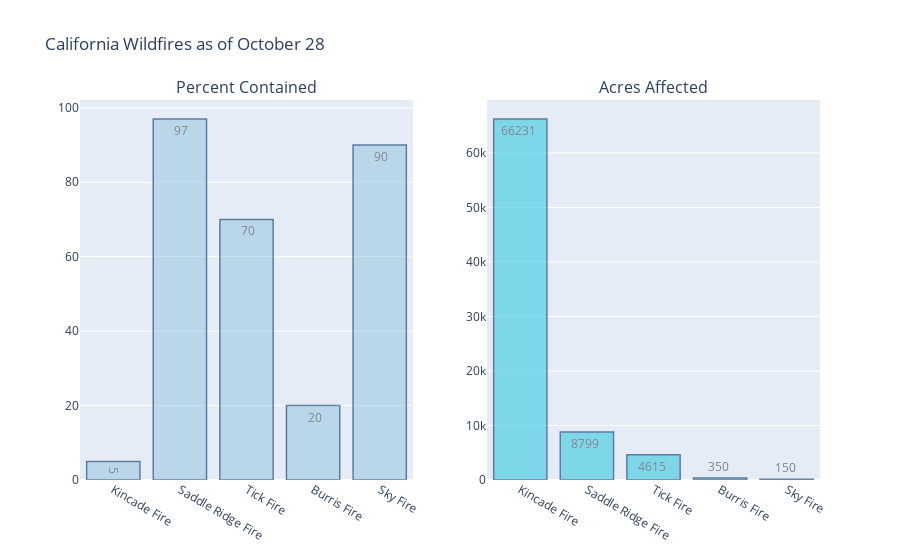

Here is the notebook cell this chart was saved with:
### Code cell
from plotly.subplots import make_subplots

fig = make_subplots(rows=1, cols=2, column_widths=[0.7, 0.7],
                   subplot_titles=("Percent Contained", "Acres Affected"))

fig.add_trace(go.Bar(x=df['name'][:5], y=df['%_numeric'][:5],
                                    text=y, textposition = 'auto',
                                    marker=dict(
                                        color='rgb(158,202,225)',
                                        line=dict(
                                            color='rgb(8,48,107)',
                                            width=1.5)), opacity=0.6), row=1, col=1)

fig.add_trace(go.Bar(x=df['name'][:5], y=df['acres'][:5],
                            text=y2,
    textposition = 'auto',
    marker=dict(
        color='rgb(58,200,225)',
        line=dict(
            color='rgb(8,48,107)',
            width=1.5),
         ),
    opacity=0.6), row=1, col=2)
             
fig.update_layout(showlegend=False, title_text="California Wildfires as of October 28")            

fig.show()

### Figure 1 — Plotly figure (JSON) as saved in the notebook; plotly's stock layout.template omitted (floating-point values rounded to 4 significant figures)
{"data": [{"marker": {"color": "rgb(158,202,225)", "line": {"color": "rgb(8,48,107)", "width": 1.5}}, "opacity": 0.6, "text": [" 5", " 97", " 70", " 20", " 90"], "textposition": "auto", "type": "bar", "x": ["Kincade Fire", "Saddle Ridge Fire", "Tick Fire", "Burris Fire", "Sky Fire "], "xaxis": "x", "y": [" 5", " 97", " 70", " 20", " 90"], "yaxis": "y"}, {"marker": {"color": "rgb(58,200,225)", "line": {"color": "rgb(8,48,107)", "width": 1.5}}, "opacity": 0.6, "text": ["66231 ", "8799 ", "4615 ", "350 ", "150 "], "textposition": "auto", "type": "bar", "x": ["Kincade Fire", "Saddle Ridge Fire", "Tick Fire", "Burris Fire", "Sky Fire "], "xaxis": "x2", "y": ["66231 ", "8799 ", "4615 ", "350 ", "150 "], "yaxis": "y2"}], "layout": {"annotations": [{"font": {"size": 16}, "showarrow": false, "text": "Percent Contained", "x": 0.225, "xanchor": "center", "xref": "paper", "y": 1, "yanchor": "bottom", "yref": "paper"}, {"font": {"size": 16}, "showarrow": false, "text": "Acres Affected", "x": 0.775, "xanchor": "center", "xref": "paper", "y": 1, "yanchor": "bottom", "yref": "paper"}], "showlegend": false, "title": {"text": "California Wildfires as of October 28"}, "xaxis": {"anchor": "y", "domain": [0, 0.45]}, "xaxis2": {"anchor": "y2", "domain": [0.55, 1]}, "yaxis": {"anchor": "x", "domain": [0, 1]}, "yaxis2": {"anchor": "x2", "domain": [0, 1]}}}
